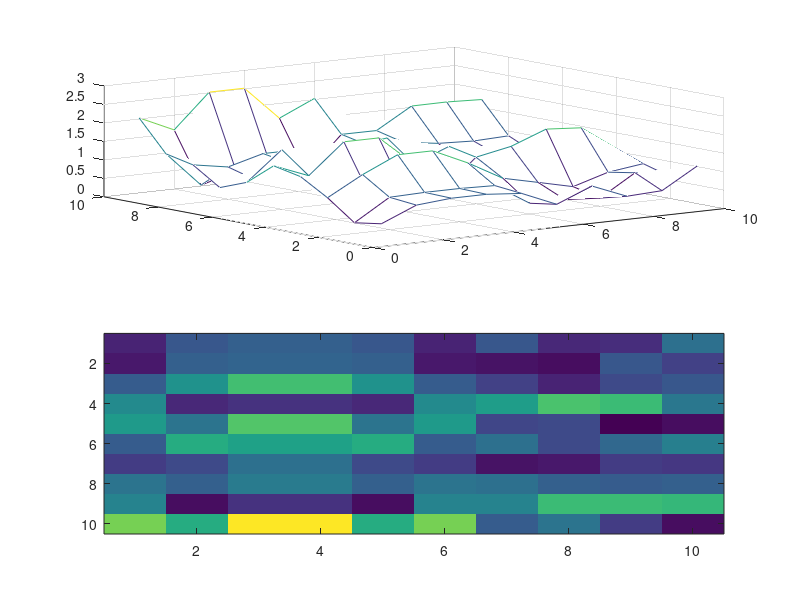

Here is the MATLAB script that generated this plot:
clear all, close all, clc;

f = 5*10^(9); %5GHz
spd_light = 299792458; %meters/second
k = 2*pi*f/spd_light; %constant
d = 5; %distance in meters the surfaces are seperated

delta = zeros(6, 6); 
delta(3,3) = 1;

%Need an x, y, and z componenet of each element in the IRS
z_irs = 0;
x_irs = linspace(-0.5, 0.5, 6);
y_irs = linspace(-0.5, 0.5, 6);

%Now we need the coordinate space of the observation surface 
z_obs = 5;
x_obs = linspace(-2, 2, 10);
y_obs = linspace(-1, 1, 10);



%write a for loop to add all the contributions from the IRS start
%itterating over the observation surface
for ix = 1:length(x_obs)
    for iy = 1:length(y_obs)
        for iz = 1:length(z_obs)
            field(ix,iy,iz) = 0;
            %start iterating over the IRS surface
            for iix = 1:length(x_irs)
                for iiy = 1:length(x_irs)
                    for iiz =1:length(x_irs)
                        %Add each contribution to the field
                        R = sqrt((d*iix - ix).^2 + (iiy - iy).^2 + (d*iiz - iz).^2);
                        greenF = exp(-1i*k*R)/R;
                        field(ix,iy,iz) = field(ix,iy,iz) + greenF; 

                    end
                end
            end
        end
    end
end


%at the end of the loop we will have a field which will be an the impulse response

subplot(2,1,1)
mesh(abs(field))

subplot(2,1,2)
imagesc(abs(field))